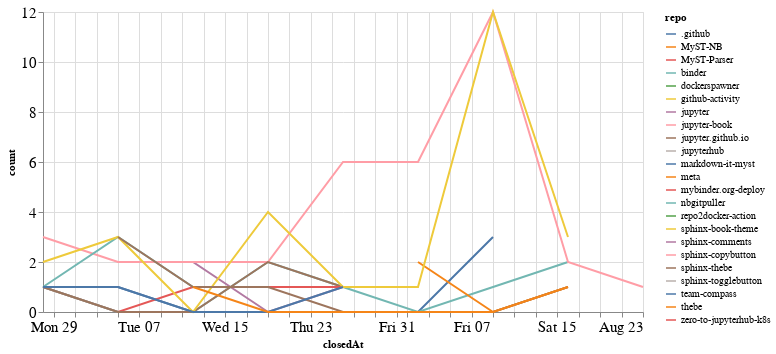

The notebook cell saved with this chart:
### Code cell
closed_by_time = closed_by.groupby('repo').resample('W', on='closedAt').count()['author'].reset_index()
closed_by_time = closed_by_time.rename(columns={'author': 'count'})

alt.Chart(closed_by_time, width=600).mark_line().encode(
    x='closedAt',
    y='count',
    color='repo',
    tooltip="repo"
)

### Figure 1 — Vega-Lite specification as saved in the notebook (floating-point values rounded to 4 significant figures)
{"config": {"axisLeft": {"labelFontSize": 15}, "axisBottom": {"labelFontSize": 15}}, "data": {"name": "data-4654c5ba151f1d35ef3c00bbea60e9e2"}, "mark": "line", "encoding": {"color": {"type": "nominal", "field": "repo"}, "tooltip": {"type": "nominal", "field": "repo"}, "x": {"type": "temporal", "field": "closedAt"}, "y": {"type": "quantitative", "field": "count"}}, "width": 600, "$schema": "https://vega.github.io/schema/vega-lite/v4.8.1.json", "datasets": {"data-4654c5ba151f1d35ef3c00bbea60e9e2": [{"repo": ".github", "closedAt": "2020-07-05T00:00:00", "count": 1}, {"repo": ".github", "closedAt": "2020-07-12T00:00:00", "count": 0}, {"repo": ".github", "closedAt": "2020-07-19T00:00:00", "count": 0}, {"repo": ".github", "closedAt": "2020-07-26T00:00:00", "count": 0}, {"repo": ".github", "closedAt": "2020-08-02T00:00:00", "count": 0}, {"repo": ".github", "closedAt": "2020-08-09T00:00:00", "count": 3}, {"repo": "MyST-NB", "closedAt": "2020-07-19T00:00:00", "count": 1}, {"repo": "MyST-Parser", "closedAt": "2020-06-28T00:00:00", "count": 1}, {"repo": "MyST-Parser", "closedAt": "2020-07-05T00:00:00", "count": 0}, {"repo": "MyST-Parser", "closedAt": "2020-07-12T00:00:00", "count": 1}, {"repo": "MyST-Parser", "closedAt": "2020-07-19T00:00:00", "count": 1}, {"repo": "binder", "closedAt": "2020-06-28T00:00:00", "count": 1}, {"repo": "binder", "closedAt": "2020-07-05T00:00:00", "count": 0}, {"repo": "binder", "closedAt": "2020-07-12T00:00:00", "count": 0}, {"repo": "binder", "closedAt": "2020-07-19T00:00:00", "count": 2}, {"repo": "binder", "closedAt": "2020-07-26T00:00:00", "count": 1}, {"repo": "binder", "closedAt": "2020-08-02T00:00:00", "count": 0}, {"repo": "binder", "closedAt": "2020-08-09T00:00:00", "count": 1}, {"repo": "binder", "closedAt": "2020-08-16T00:00:00", "count": 2}, {"repo": "dockerspawner", "closedAt": "2020-06-28T00:00:00", "count": 2}, {"repo": "github-activity", "closedAt": "2020-08-09T00:00:00", "count": 2}, {"repo": "jupyter", "closedAt": "2020-07-05T00:00:00", "count": 2}, {"repo": "jupyter", "closedAt": "2020-07-12T00:00:00", "count": 2}, {"repo": "jupyter", "closedAt": "2020-07-19T00:00:00", "count": 0}, {"repo": "jupyter", "closedAt": "2020-07-26T00:00:00", "count": 1}, {"repo": "jupyter-book", "closedAt": "2020-06-28T00:00:00", "count": 3}, {"repo": "jupyter-book", "closedAt": "2020-07-05T00:00:00", "count": 2}, {"repo": "jupyter-book", "closedAt": "2020-07-12T00:00:00", "count": 2}, {"repo": "jupyter-book", "closedAt": "2020-07-19T00:00:00", "count": 2}, {"repo": "jupyter-book", "closedAt": "2020-07-26T00:00:00", "count": 6}, {"repo": "jupyter-book", "closedAt": "2020-08-02T00:00:00", "count": 6}, {"repo": "jupyter-book", "closedAt": "2020-08-09T00:00:00", "count": 12}, {"repo": "jupyter-book", "closedAt": "2020-08-16T00:00:00", "count": 2}, {"repo": "jupyter-book", "closedAt": "2020-08-23T00:00:00", "count": 1}, {"repo": "jupyter.github.io", "closedAt": "2020-06-28T00:00:00", "count": 1}, {"repo": "jupyter.github.io", "closedAt": "2020-07-05T00:00:00", "count": 0}, {"repo": "jupyter.github.io", "closedAt": "2020-07-12T00:00:00", "count": 0}, {"repo": "jupyter.github.io", "closedAt": "2020-07-19T00:00:00", "count": 2}, {"repo": "jupyter.github.io", "closedAt": "2020-07-26T00:00:00", "count": 1}, {"repo": "jupyterhub", "closedAt": "2020-07-12T00:00:00", "count": 1}, {"repo": "markdown-it-myst", "closedAt": "2020-08-09T00:00:00", "count": 1}, {"repo": "meta", "closedAt": "2020-08-02T00:00:00", "count": 2}, {"repo": "meta", "closedAt": "2020-08-09T00:00:00", "count": 0}, {"repo": "meta", "closedAt": "2020-08-16T00:00:00", "count": 1}, {"repo": "mybinder.org-deploy", "closedAt": "2020-07-19T00:00:00", "count": 1}, {"repo": "mybinder.org-deploy", "closedAt": "2020-07-26T00:00:00", "count": 1}, {"repo": "nbgitpuller", "closedAt": "2020-06-28T00:00:00", "count": 1}, {"repo": "nbgitpuller", "closedAt": "2020-07-05T00:00:00", "count": 3}, {"repo": "nbgitpuller", "closedAt": "2020-07-12T00:00:00", "count": 1}, {"repo": "repo2docker-action", "closedAt": "2020-07-26T00:00:00", "count": 1}, {"repo": "sphinx-book-theme", "closedAt": "2020-06-28T00:00:00", "count": 2}, {"repo": "sphinx-book-theme", "closedAt": "2020-07-05T00:00:00", "count": 3}, {"repo": "sphinx-book-theme", "closedAt": "2020-07-12T00:00:00", "count": 0}, {"repo": "sphinx-book-theme", "closedAt": "2020-07-19T00:00:00", "count": 4}, {"repo": "sphinx-book-theme", "closedAt": "2020-07-26T00:00:00", "count": 1}, {"repo": "sphinx-book-theme", "closedAt": "2020-08-02T00:00:00", "count": 1}, {"repo": "sphinx-book-theme", "closedAt": "2020-08-09T00:00:00", "count": 12}, {"repo": "sphinx-book-theme", "closedAt": "2020-08-16T00:00:00", "count": 3}, {"repo": "sphinx-comments", "closedAt": "2020-08-16T00:00:00", "count": 4}, {"repo": "sphinx-copybutton", "closedAt": "2020-07-26T00:00:00", "count": 2}, {"repo": "sphinx-thebe", "closedAt": "2020-07-05T00:00:00", "count": 3}, {"repo": "sphinx-thebe", "closedAt": "2020-07-12T00:00:00", "count": 1}, {"repo": "sphinx-thebe", "closedAt": "2020-07-19T00:00:00", "count": 1}, {"repo": "sphinx-thebe", "closedAt": "2020-07-26T00:00:00", "count": 0}, {"repo": "sphinx-thebe", "closedAt": "2020-08-02T00:00:00", "count": 0}, {"repo": "sphinx-thebe", "closedAt": "2020-08-09T00:00:00", "count": 0}, {"repo": "sphinx-thebe", "closedAt": "2020-08-16T00:00:00", "count": 1}, {"repo": "sphinx-togglebutton", "closedAt": "2020-08-09T00:00:00", "count": 3}, {"repo": "team-compass", "closedAt": "2020-06-28T00:00:00", "count": 1}, {"repo": "team-compass", "closedAt": "2020-07-05T00:00:00", "count": 1}, {"repo": "team-compass", "closedAt": "2020-07-12T00:00:00", "count": 0}, {"repo": "team-compass", "closedAt": "2020-07-19T00:00:00", "count": 0}, {"repo": "team-compass", "closedAt": "2020-07-26T00:00:00", "count": 1}, {"repo": "thebe", "closedAt": "2020-07-12T00:00:00", "count": 1}, {"repo": "thebe", "closedAt": "2020-07-19T00:00:00", "count": 0}, {"repo": "thebe", "closedAt": "2020-07-26T00:00:00", "count": 0}, {"repo": "thebe", "closedAt": "2020-08-02T00:00:00", "count": 0}, {"repo": "thebe", "closedAt": "2020-08-09T00:00:00", "count": 0}, {"repo": "thebe", "closedAt": "2020-08-16T00:00:00", "count": 1}, {"repo": "zero-to-jupyterhub-k8s", "closedAt": "2020-07-05T00:00:00", "count": 1}]}}
